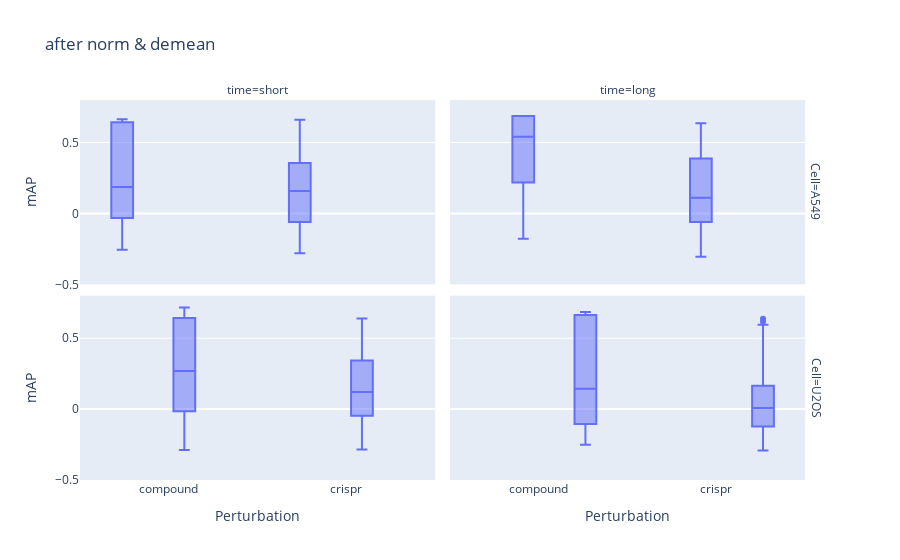

Here is the notebook cell this chart was saved with:
### Code cell
y_range=[    -0.5,0.8            ]


fig = px.box(
    data_frame=replicability_map_df,
    x="Modality",
    y="mAP",
    facet_row="Cell",
    facet_col="time",
    title='after norm & demean'
)
fig.update_layout(
    yaxis_range=y_range,
    xaxis1=dict(title="Perturbation"),
    xaxis2=dict(title="Perturbation"),
    yaxis1=dict(title="mAP"),
    yaxis3=dict(title="mAP"),
)


#fig.write_image('33b.png')
fig.show()

### Figure 1 — Plotly figure (JSON) as saved in the notebook; plotly's stock layout.template omitted (floating-point values rounded to 4 significant figures; data arrays with more than 128 entries replaced by an {"elided": "..."} marker saying what was removed)
{"data": [{"alignmentgroup": "True", "hovertemplate": "Cell=A549<br>time=short<br>Modality=%{x}<br>mAP=%{y}<extra></extra>", "legendgroup": "", "marker": {"color": "#636efa"}, "name": "", "notched": false, "offsetgroup": "", "orientation": "v", "showlegend": false, "type": "box", "x": {"elided": "507 str values"}, "x0": " ", "xaxis": "x3", "y": {"elided": "507 float values"}, "y0": " ", "yaxis": "y3"}, {"alignmentgroup": "True", "hovertemplate": "Cell=A549<br>time=long<br>Modality=%{x}<br>mAP=%{y}<extra></extra>", "legendgroup": "", "marker": {"color": "#636efa"}, "name": "", "notched": false, "offsetgroup": "", "orientation": "v", "showlegend": false, "type": "box", "x": {"elided": "507 str values"}, "x0": " ", "xaxis": "x4", "y": {"elided": "507 float values"}, "y0": " ", "yaxis": "y4"}, {"alignmentgroup": "True", "hovertemplate": "Cell=U2OS<br>time=short<br>Modality=%{x}<br>mAP=%{y}<extra></extra>", "legendgroup": "", "marker": {"color": "#636efa"}, "name": "", "notched": false, "offsetgroup": "", "orientation": "v", "showlegend": false, "type": "box", "x": {"elided": "507 str values"}, "x0": " ", "xaxis": "x", "y": {"elided": "507 float values"}, "y0": " ", "yaxis": "y"}, {"alignmentgroup": "True", "hovertemplate": "Cell=U2OS<br>time=long<br>Modality=%{x}<br>mAP=%{y}<extra></extra>", "legendgroup": "", "marker": {"color": "#636efa"}, "name": "", "notched": false, "offsetgroup": "", "orientation": "v", "showlegend": false, "type": "box", "x": {"elided": "507 str values"}, "x0": " ", "xaxis": "x2", "y": {"elided": "507 float values"}, "y0": " ", "yaxis": "y2"}], "layout": {"annotations": [{"font": {}, "showarrow": false, "text": "time=short", "x": 0.24, "xanchor": "center", "xref": "paper", "y": 1, "yanchor": "bottom", "yref": "paper"}, {"font": {}, "showarrow": false, "text": "time=long", "x": 0.74, "xanchor": "center", "xref": "paper", "y": 1, "yanchor": "bottom", "yref": "paper"}, {"font": {}, "showarrow": false, "text": "Cell=U2OS", "textangle": 90, "x": 0.98, "xanchor": "left", "xref": "paper", "y": 0.2425, "yanchor": "middle", "yref": "paper"}, {"font": {}, "showarrow": false, "text": "Cell=A549", "textangle": 90, "x": 0.98, "xanchor": "left", "xref": "paper", "y": 0.7575, "yanchor": "middle", "yref": "paper"}], "boxmode": "group", "legend": {"tracegroupgap": 0}, "title": {"text": "after norm & demean"}, "xaxis": {"anchor": "y", "domain": [0, 0.48], "title": {"text": "Perturbation"}}, "xaxis2": {"anchor": "y2", "domain": [0.5, 0.98], "matches": "x", "title": {"text": "Perturbation"}}, "xaxis3": {"anchor": "y3", "domain": [0, 0.48], "matches": "x", "showticklabels": false}, "xaxis4": {"anchor": "y4", "domain": [0.5, 0.98], "matches": "x", "showticklabels": false}, "yaxis": {"anchor": "x", "domain": [0, 0.485], "range": [-0.5, 0.8], "title": {"text": "mAP"}}, "yaxis2": {"anchor": "x2", "domain": [0, 0.485], "matches": "y", "showticklabels": false}, "yaxis3": {"anchor": "x3", "domain": [0.515, 1], "matches": "y", "title": {"text": "mAP"}}, "yaxis4": {"anchor": "x4", "domain": [0.515, 1], "matches": "y", "showticklabels": false}}}
